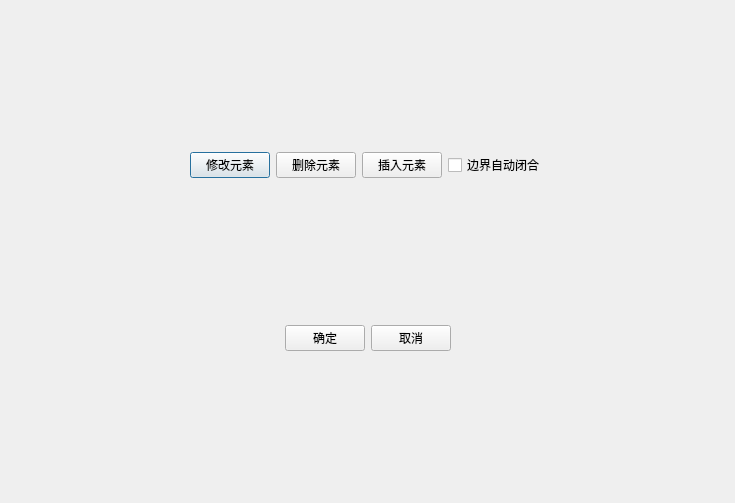
<?xml version="1.0" encoding="UTF-8"?>
<ui version="4.0">
 <class>QSingleCharCurveEditDlg</class>
 <widget class="QDialog" name="QSingleCharCurveEditDlg">
  <property name="geometry">
   <rect>
    <x>0</x>
    <y>0</y>
    <width>735</width>
    <height>503</height>
   </rect>
  </property>
  <property name="windowTitle">
   <string>Dialog</string>
  </property>
  <layout class="QHBoxLayout" name="horizontalLayout">
   <item>
    <layout class="QVBoxLayout" name="verticalLayout">
     <item>
      <layout class="QHBoxLayout" name="horizontalLayout_2">
       <item>
        <layout class="QVBoxLayout" name="verticalLayout_2">
         <item>
          <layout class="QHBoxLayout" name="m_pCharElementHLayout">
           <item>
            <widget class="QPushButton" name="m_btnModify">
             <property name="sizePolicy">
              <sizepolicy hsizetype="Fixed" vsizetype="Fixed">
               <horstretch>0</horstretch>
               <verstretch>0</verstretch>
              </sizepolicy>
             </property>
             <property name="text">
              <string>修改元素</string>
             </property>
            </widget>
           </item>
           <item>
            <widget class="QPushButton" name="m_btnDelete">
             <property name="sizePolicy">
              <sizepolicy hsizetype="Fixed" vsizetype="Fixed">
               <horstretch>0</horstretch>
               <verstretch>0</verstretch>
              </sizepolicy>
             </property>
             <property name="text">
              <string>删除元素</string>
             </property>
            </widget>
           </item>
           <item>
            <widget class="QPushButton" name="m_btnInsert">
             <property name="sizePolicy">
              <sizepolicy hsizetype="Fixed" vsizetype="Fixed">
               <horstretch>0</horstretch>
               <verstretch>0</verstretch>
              </sizepolicy>
             </property>
             <property name="text">
              <string>插入元素</string>
             </property>
            </widget>
           </item>
           <item>
            <widget class="QCheckBox" name="m_cbAutoClose">
             <property name="sizePolicy">
              <sizepolicy hsizetype="Fixed" vsizetype="Fixed">
               <horstretch>0</horstretch>
               <verstretch>0</verstretch>
              </sizepolicy>
             </property>
             <property name="text">
              <string>边界自动闭合</string>
             </property>
            </widget>
           </item>
          </layout>
         </item>
         <item>
          <layout class="QVBoxLayout" name="m_pEditGridVLayout"/>
         </item>
        </layout>
       </item>
       <item>
        <layout class="QHBoxLayout" name="m_pCharWidgetHLayout">
         <property name="leftMargin">
          <number>0</number>
         </property>
         <property name="topMargin">
          <number>0</number>
         </property>
         <property name="rightMargin">
          <number>0</number>
         </property>
         <property name="bottomMargin">
          <number>0</number>
         </property>
        </layout>
       </item>
      </layout>
     </item>
     <item>
      <layout class="QHBoxLayout" name="m_pCharEditBottom_HLayout">
       <item>
        <spacer name="horizontalSpacer">
         <property name="orientation">
          <enum>Qt::Horizontal</enum>
         </property>
         <property name="sizeHint" stdset="0">
          <size>
           <width>40</width>
           <height>20</height>
          </size>
         </property>
        </spacer>
       </item>
       <item>
        <widget class="QPushButton" name="m_btnOk">
         <property name="sizePolicy">
          <sizepolicy hsizetype="Fixed" vsizetype="Fixed">
           <horstretch>0</horstretch>
           <verstretch>0</verstretch>
          </sizepolicy>
         </property>
         <property name="text">
          <string>确定</string>
         </property>
        </widget>
       </item>
       <item>
        <widget class="QPushButton" name="m_btnCancel">
         <property name="sizePolicy">
          <sizepolicy hsizetype="Fixed" vsizetype="Fixed">
           <horstretch>0</horstretch>
           <verstretch>0</verstretch>
          </sizepolicy>
         </property>
         <property name="text">
          <string>取消</string>
         </property>
        </widget>
       </item>
       <item>
        <spacer name="horizontalSpacer_2">
         <property name="orientation">
          <enum>Qt::Horizontal</enum>
         </property>
         <property name="sizeHint" stdset="0">
          <size>
           <width>40</width>
           <height>20</height>
          </size>
         </property>
        </spacer>
       </item>
      </layout>
     </item>
    </layout>
   </item>
  </layout>
 </widget>
 <resources/>
 <connections/>
</ui>
